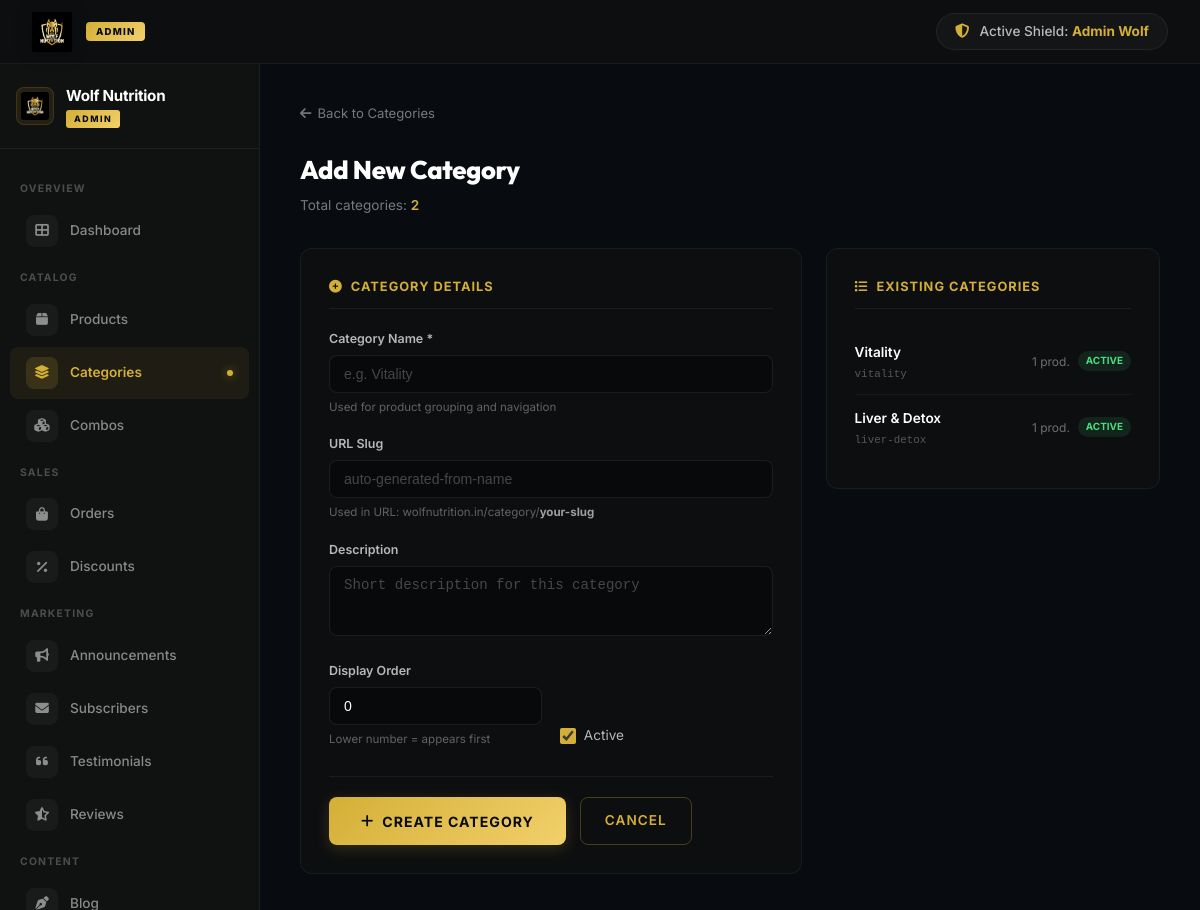
Before: /admin/category_add.php (signed in) with the older database file.
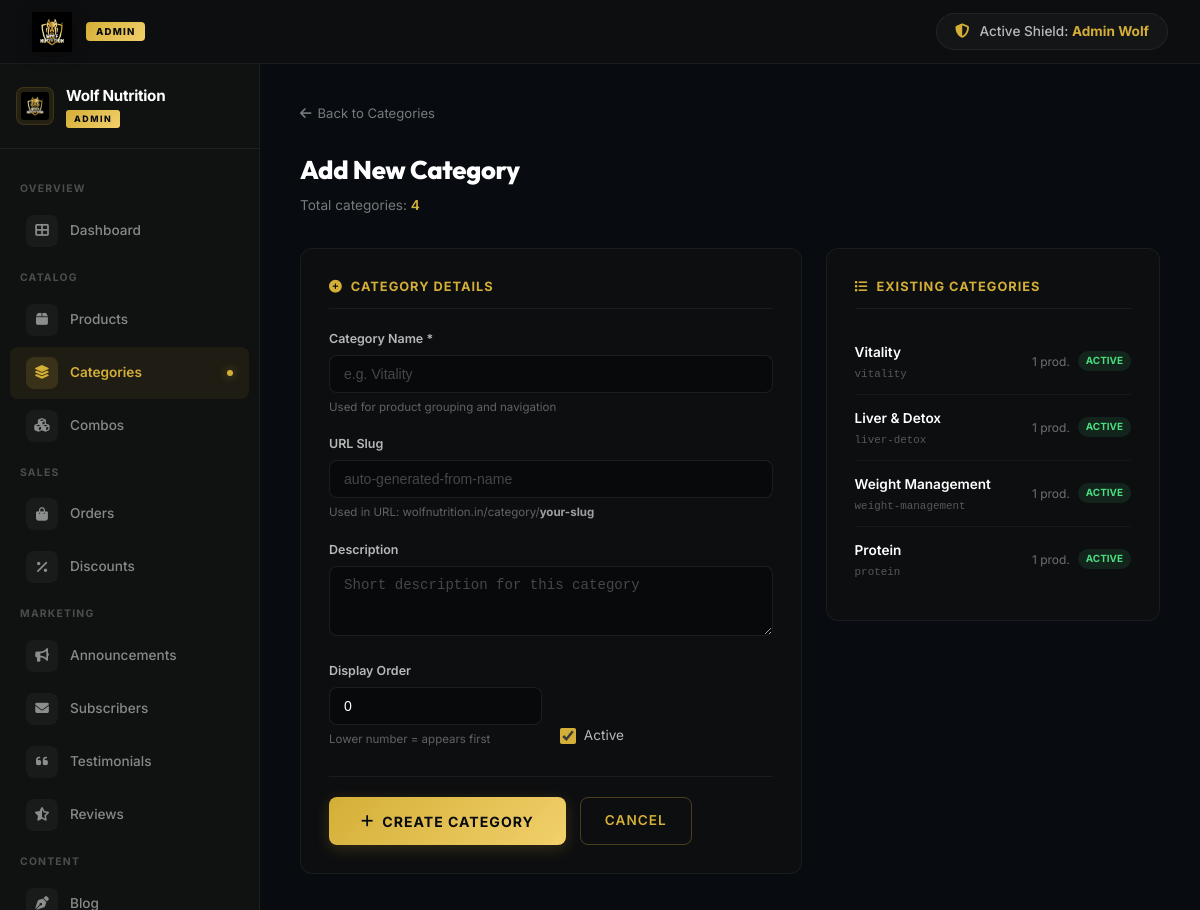
After: the same page with the newer database file.
### tables this page shows
CREATE TABLE IF NOT EXISTS `categories` (
  `id` INT AUTO_INCREMENT PRIMARY KEY,
  `name` VARCHAR(100) NOT NULL,
  `slug` VARCHAR(100) NOT NULL UNIQUE,
  `description` TEXT NULL,
  `is_active` TINYINT(1) DEFAULT 1,
  `display_order` INT DEFAULT 0
);

### admin/category_add.php (the view, shortened to what the changed rows need)
<?php
require_once __DIR__ . '/includes/header.php';
require_once __DIR__ . '/includes/sidebar.php';
$stmt_total = $pdo->prepare("SELECT COUNT(id) FROM categories");
$stmt_total->execute();
$total_cats = (int)$stmt_total->fetchColumn();
?>
    <div style="display:flex; justify-content:space-between; align-items:center; margin-bottom:32px;">
        <div>
            <h2 style="font-size:1.6rem; font-weight:800; color:#fff; margin:0 0 4px 0; letter-spacing:-0.3px;">Add New Category</h2>
            <p style="font-size:0.85rem; color:rgba(255,255,255,0.45); margin:0;">Total categories: <span style="color:#D4AF37; font-weight:600;"><?php echo $total_cats; ?></span></p>
        </div>
    </div>
    <div class="cat-form-grid" style="display:grid; grid-template-columns:1.5fr 1fr; gap:24px; align-items:start;">
        <div class="form-section-card">
            <?php
            $stmt_ex = $pdo->prepare("SELECT c.*, COUNT(p.id) as product_count FROM categories c LEFT JOIN products p ON c.id = p.category_id GROUP BY c.id ORDER BY c.display_order ASC");
            $stmt_ex->execute();
            $existing = $stmt_ex->fetchAll();
            ?>
            <?php if (empty($existing)): ?>
                <div style="text-align:center; padding:24px 0;">
                    <i class="fas fa-folder-open" style="font-size:1.5rem; color:rgba(255,255,255,0.1); margin-bottom:8px; display:block;"></i>
                    <p style="color:rgba(255,255,255,0.35); font-size:0.85rem; margin:0;">No categories yet.</p>
                </div>
            <?php else: ?>
                <div style="display:flex; flex-direction:column; gap:0;">
                    <?php foreach ($existing as $cat): ?>
                        <div class="existing-cat-item">
                            <div>
                                <span style="color:#fff; font-weight:600; font-size:0.85rem;"><?php echo htmlspecialchars($cat['name']); ?></span>
                                <span style="font-size:0.68rem; color:rgba(255,255,255,0.3); display:block; font-family:monospace; margin-top:2px;"><?php echo htmlspecialchars($cat['slug']); ?></span>
                            </div>
                            <div style="display:flex; align-items:center; gap:8px;">
                                <span style="font-size:0.75rem; color:rgba(255,255,255,0.4);"><?php echo $cat['product_count']; ?> prod.</span>
                                <span class="<?php echo $cat['is_active'] ? 'badge-active' : 'badge-inactive'; ?>">
                                    <?php echo $cat['is_active'] ? 'Active' : 'Off'; ?>
                                </span>
                            </div>
                        </div>
                    <?php endforeach; ?>
                </div>
            <?php endif; ?>
        </div>
    </div>
<?php
require_once __DIR__ . '/includes/footer.php';
?>

### admin/includes/sidebar.php (shortened to what the changed rows need)
<?php
$active_subpage = basename($_SERVER['PHP_SELF']);
?>
<aside class="admin-sidebar" id="admin-sidebar">
    <div class="sidebar-nav">
        <?php foreach ($nav_groups as $group): ?>
            <div class="sidebar-group">
                <div class="sidebar-group-label"><?php echo $group['label']; ?></div>
                <?php foreach ($group['items'] as $item): ?>
                    <a href="<?php echo $item['page']; ?>"
                       class="sidebar-link <?php echo in_array($active_subpage, $item['match']) ? 'active' : ''; ?>">
                        <span class="sidebar-link-icon"><i class="<?php echo $item['icon']; ?>"></i></span>
                        <span class="sidebar-link-text"><?php echo $item['label']; ?></span>
                        <?php if (in_array($active_subpage, $item['match'])): ?>
                            <span class="sidebar-link-indicator"></span>
                        <?php endif; ?>
                    </a>
            <?php endforeach; ?>
        <?php endforeach; ?>
    </div>
</aside>
<main class="admin-content">

Changed rows visible on the page:
added categories: name "Weight Management", slug "weight-management", product_count "1", is_active "ACTIVE"
added categories: name "Protein", slug "protein", product_count "1", is_active "ACTIVE"
Other visible differences:
$total_cats: "2" → "4"
